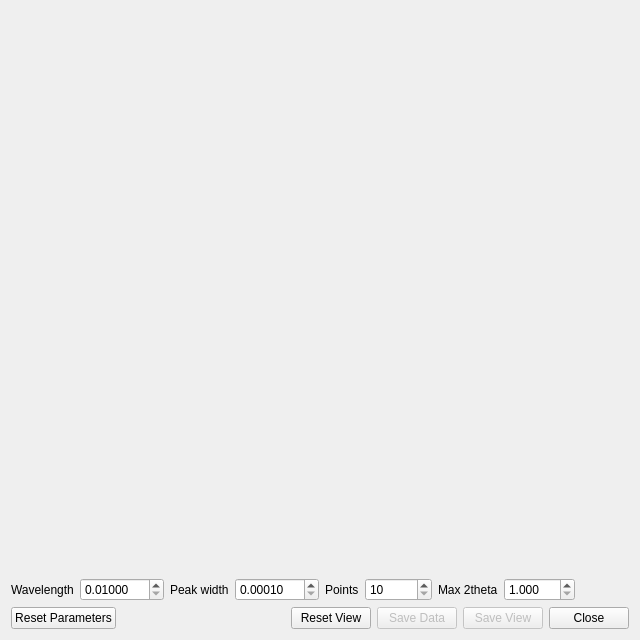
<?xml version="1.0" encoding="UTF-8"?>
<ui version="4.0">
 <class>XrdViewDialog</class>
 <widget class="QDialog" name="XrdViewDialog">
  <property name="geometry">
   <rect>
    <x>0</x>
    <y>0</y>
    <width>640</width>
    <height>640</height>
   </rect>
  </property>
  <property name="windowTitle">
   <string>Simulated XRD Pattern</string>
  </property>
  <layout class="QVBoxLayout" name="mainLayout">
   <item>
    <widget class="QLabel" name="infoLabel">
     <property name="wordWrap">
      <bool>true</bool>
     </property>
     <property name="text">
      <string/>
     </property>
    </widget>
   </item>
   <item>
    <widget class="GenerateXrd::XrdPlot" name="plot">
     <property name="sizePolicy">
      <sizepolicy hsizetype="Expanding" vsizetype="Expanding">
       <horstretch>0</horstretch>
       <verstretch>0</verstretch>
      </sizepolicy>
     </property>
     <property name="minimumSize">
      <size>
       <width>480</width>
       <height>480</height>
      </size>
     </property>
    </widget>
   </item>
   <item>
    <layout class="QHBoxLayout" name="optionsLayout">
     <item>
      <widget class="QLabel" name="wavelengthLabel">
       <property name="text">
        <string>Wavelength</string>
       </property>
      </widget>
     </item>
     <item>
      <widget class="QDoubleSpinBox" name="wavelengthSpin">
       <property name="decimals">
        <number>5</number>
       </property>
       <property name="minimum">
        <double>0.010000000000000</double>
       </property>
       <property name="maximum">
        <double>100.000000000000000</double>
       </property>
       <property name="singleStep">
        <double>0.010000000000000</double>
       </property>
      </widget>
     </item>
     <item>
      <widget class="QLabel" name="peakwidthLabel">
       <property name="text">
        <string>Peak width</string>
       </property>
      </widget>
     </item>
     <item>
      <widget class="QDoubleSpinBox" name="peakwidthSpin">
       <property name="decimals">
        <number>5</number>
       </property>
       <property name="minimum">
        <double>0.000100000000000</double>
       </property>
       <property name="maximum">
        <double>100.000000000000000</double>
       </property>
       <property name="singleStep">
        <double>0.010000000000000</double>
       </property>
      </widget>
     </item>
     <item>
      <widget class="QLabel" name="numpointsLabel">
       <property name="text">
        <string>Points</string>
       </property>
      </widget>
     </item>
     <item>
      <widget class="QSpinBox" name="numpointsSpin">
       <property name="minimum">
        <number>10</number>
       </property>
       <property name="maximum">
        <number>1000000</number>
       </property>
       <property name="singleStep">
        <number>100</number>
       </property>
      </widget>
     </item>
     <item>
      <widget class="QLabel" name="max2thetaLabel">
       <property name="text">
        <string>Max 2theta</string>
       </property>
      </widget>
     </item>
     <item>
      <widget class="QDoubleSpinBox" name="max2thetaSpin">
       <property name="decimals">
        <number>3</number>
       </property>
       <property name="minimum">
        <double>1.000000000000000</double>
       </property>
       <property name="maximum">
        <double>360.000000000000000</double>
       </property>
       <property name="singleStep">
        <double>1.000000000000000</double>
       </property>
      </widget>
     </item>
     <item>
      <spacer name="optionsSpacer">
       <property name="orientation">
        <enum>Qt::Horizontal</enum>
       </property>
       <property name="sizeHint" stdset="0">
        <size>
         <width>40</width>
         <height>0</height>
        </size>
       </property>
      </spacer>
     </item>
    </layout>
   </item>
   <item>
    <layout class="QHBoxLayout" name="buttonLayout">
     <item>
      <widget class="QPushButton" name="resetParametersButton">
       <property name="focusPolicy">
        <enum>Qt::StrongFocus</enum>
       </property>
       <property name="text">
        <string>Reset Parameters</string>
       </property>
       <property name="autoDefault">
        <bool>false</bool>
       </property>
       <property name="default">
        <bool>false</bool>
       </property>
      </widget>
     </item>
     <item>
      <spacer name="buttonSpacer">
       <property name="orientation">
        <enum>Qt::Horizontal</enum>
       </property>
       <property name="sizeHint" stdset="0">
        <size>
         <width>40</width>
         <height>0</height>
        </size>
       </property>
      </spacer>
     </item>
     <item>
      <widget class="QPushButton" name="resetViewButton">
       <property name="focusPolicy">
        <enum>Qt::StrongFocus</enum>
       </property>
       <property name="text">
        <string>Reset View</string>
       </property>
       <property name="autoDefault">
        <bool>false</bool>
       </property>
       <property name="default">
        <bool>false</bool>
       </property>
      </widget>
     </item>
     <item>
      <widget class="QPushButton" name="saveDataButton">
       <property name="enabled">
        <bool>false</bool>
       </property>
       <property name="focusPolicy">
        <enum>Qt::StrongFocus</enum>
       </property>
       <property name="text">
        <string>Save Data</string>
       </property>
       <property name="autoDefault">
        <bool>false</bool>
       </property>
       <property name="default">
        <bool>false</bool>
       </property>
      </widget>
     </item>
     <item>
      <widget class="QPushButton" name="saveImageButton">
       <property name="enabled">
        <bool>false</bool>
       </property>
       <property name="focusPolicy">
        <enum>Qt::StrongFocus</enum>
       </property>
       <property name="text">
        <string>Save View</string>
       </property>
       <property name="autoDefault">
        <bool>false</bool>
       </property>
       <property name="default">
        <bool>false</bool>
       </property>
      </widget>
     </item>
     <item>
      <widget class="QPushButton" name="closeButton">
       <property name="focusPolicy">
        <enum>Qt::StrongFocus</enum>
       </property>
       <property name="text">
        <string>Close</string>
       </property>
       <property name="autoDefault">
        <bool>false</bool>
       </property>
       <property name="default">
        <bool>false</bool>
       </property>
      </widget>
     </item>
    </layout>
   </item>
  </layout>
 </widget>
 <customwidgets>
  <customwidget>
   <class>GenerateXrd::XrdPlot</class>
   <extends>QFrame</extends>
   <header location="global">generatexrd/gui/xrd_plot.h</header>
   <container>1</container>
  </customwidget>
 </customwidgets>
 <tabstops>
  <tabstop>wavelengthSpin</tabstop>
  <tabstop>peakwidthSpin</tabstop>
  <tabstop>numpointsSpin</tabstop>
  <tabstop>max2thetaSpin</tabstop>
  <tabstop>resetParametersButton</tabstop>
  <tabstop>resetViewButton</tabstop>
  <tabstop>saveDataButton</tabstop>
  <tabstop>saveImageButton</tabstop>
  <tabstop>closeButton</tabstop>
 </tabstops>
 <resources/>
 <connections/>
</ui>
